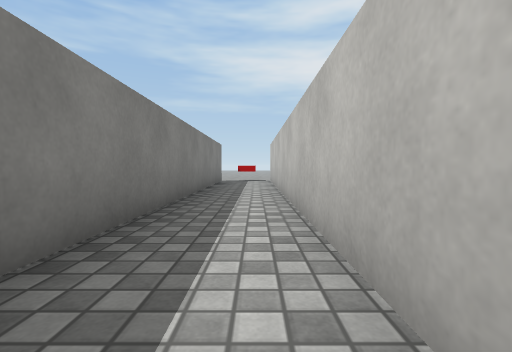
view 1 (above)

24 first-person views from a walk through a Unity game level. The camera is 0.61 m above the floor, tilts 2° down and sees 85° across. The floor is counted in squares, 1 m on a side. Each view is taken from the middle of a square. On the plan, view 1 faces up. The plan holds only what a view shows up to about 9 squares ahead; the rest is blank. The place goes on beyond the plan. The player is left out. Surface patterns are stand-ins for the level's own textures.

view 2
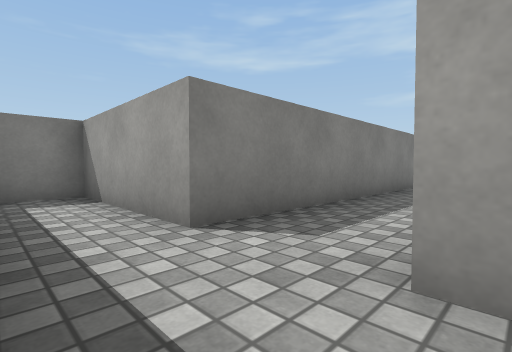

view 3
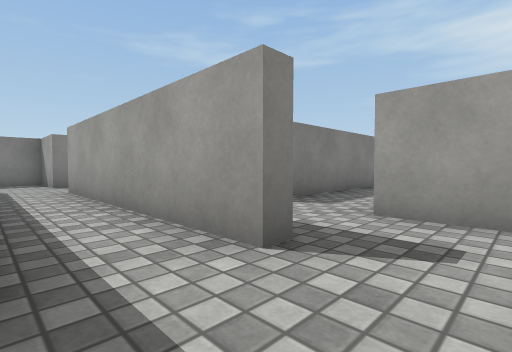

view 4
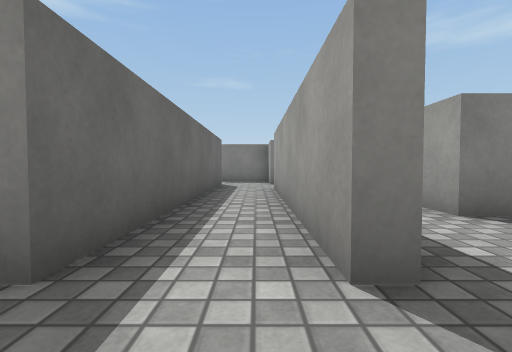

view 5
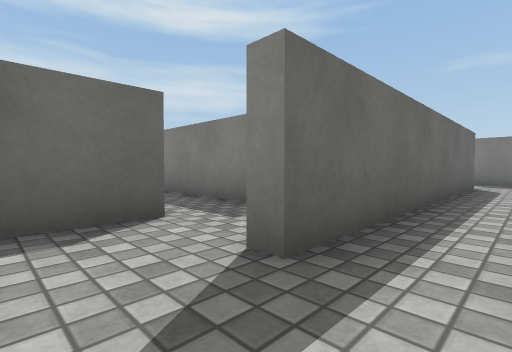

view 6
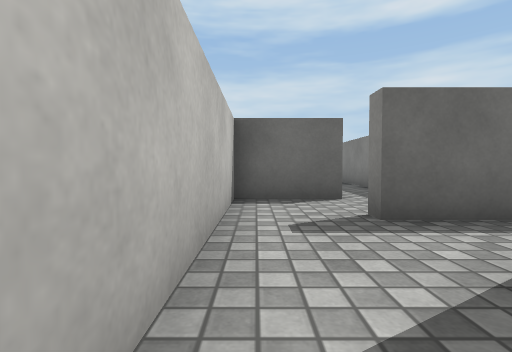

view 7
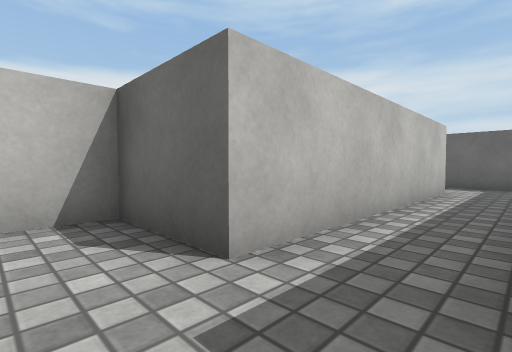

view 8
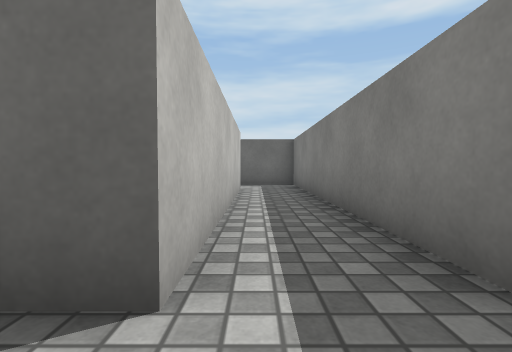

view 9
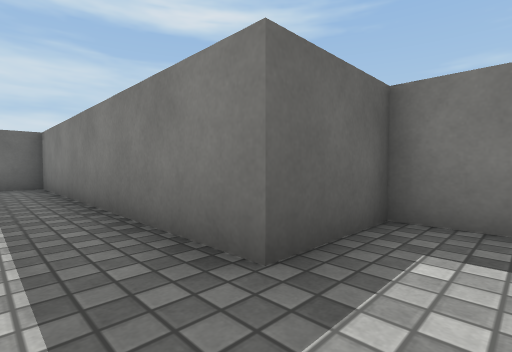

view 10
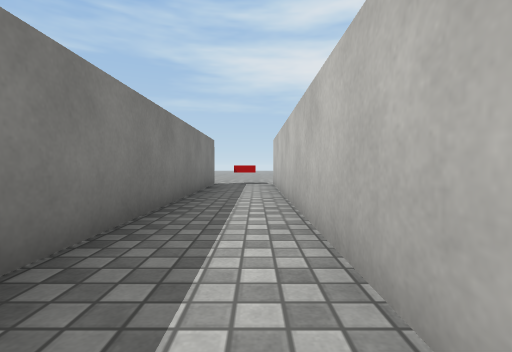

view 11
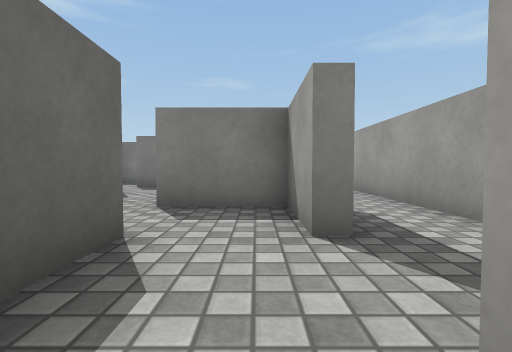

view 12
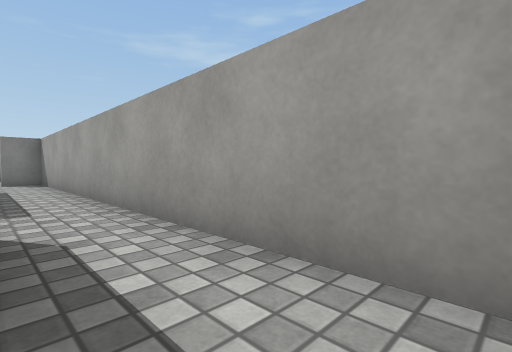

view 13
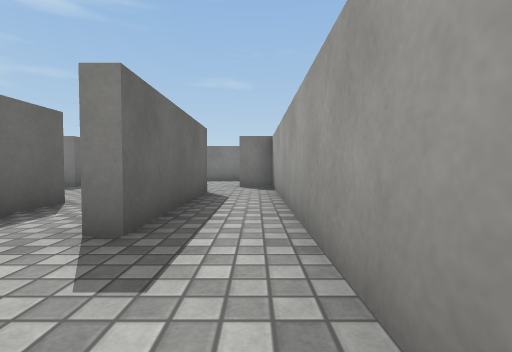

view 14
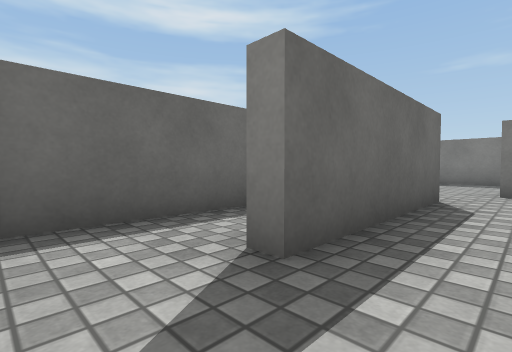

view 15
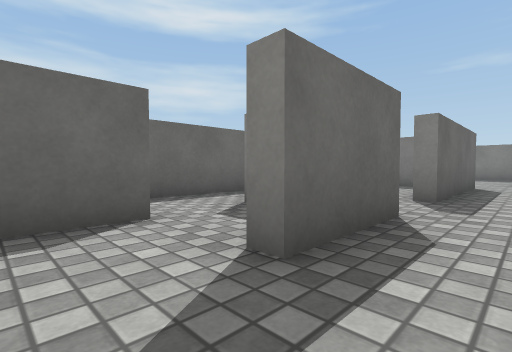

view 16
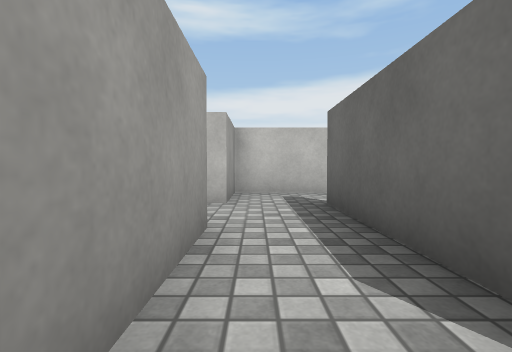

view 17
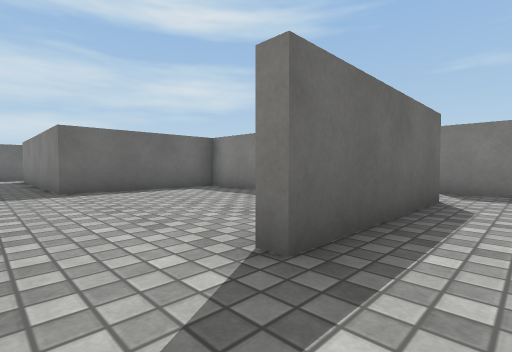

view 18
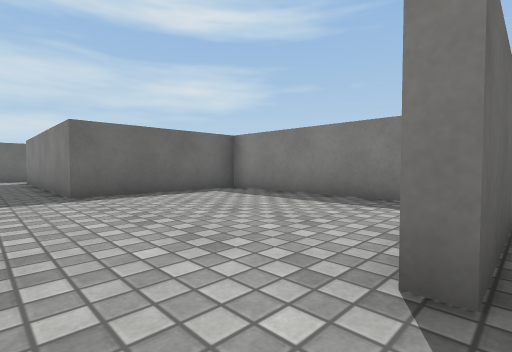

view 19
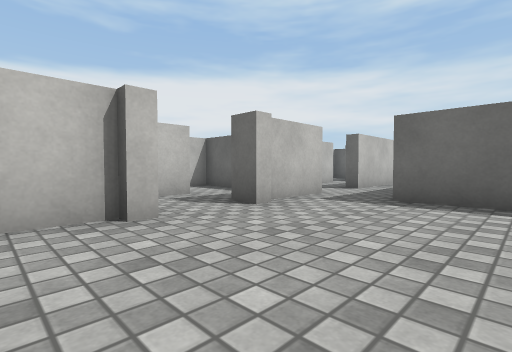

view 20
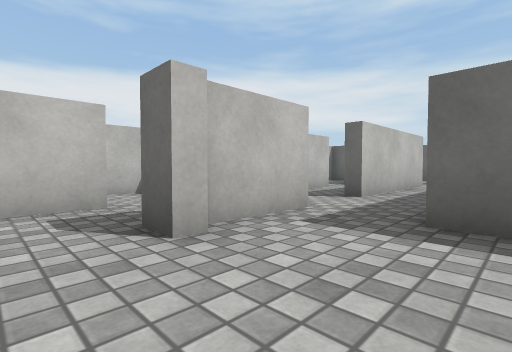

view 21
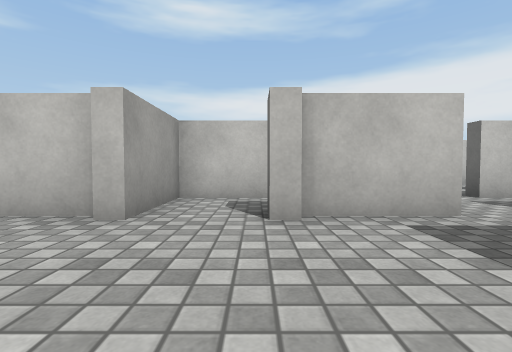

view 22
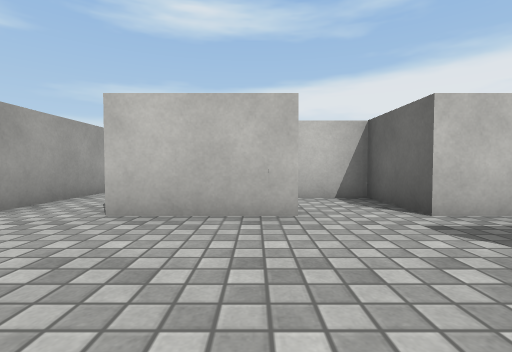

view 23
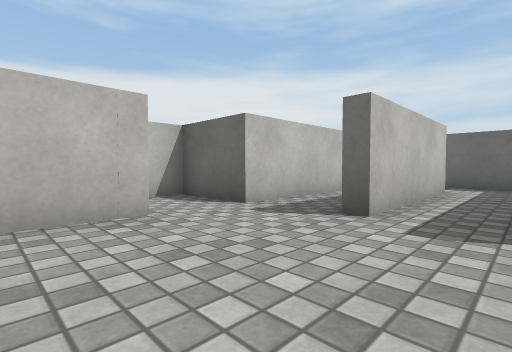

view 24
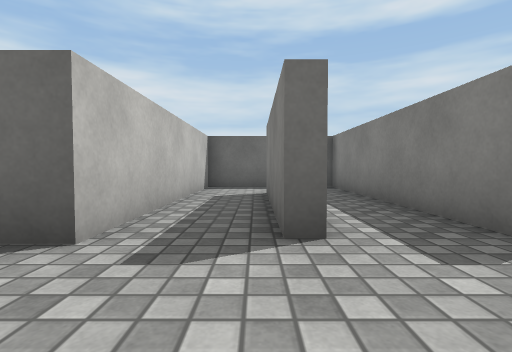

### Floor plan
Key: @ floor where view 1 was taken; # wall or solid block; . floor.
Columns run from 19 left of view 1 to 3 right of it. Each row starts with its distance up from view 1.
  7                  #..#
  6                  #..#
  5                  #..#
  4                  #..#
  3                  #..#
  2                  #..#
  1                  #..#
  0   ################.@##
 -1   #...........#.......
 -2 ....####..##..######..#
 -3 ....#.....#...........#
 -4 ....#.#####.########..#
 -5 ......#.......# #.....#
 -6 ....###.####..# ###.###
 -7 #.#.#.. #.....#   #.#
 -8 #.#.#   #.....### #.#
 -9 #.#.#   #.......# #.#
-10 #.#.#   #.....#.# #.#
-11 #...#   #.....#...#.#
-12 #####   #####.#####.#
-13             #..   #.
-14             #.... ###
-15             #.#.#
-16             #.#.#
-17             #.#.
-18             #.#

Positions as (right, up) in squares from view 1, and headings:
1: (0, 0), facing up
2: (1, -2), facing up-left
3: (2, -4), facing up-left
4: (2, -3), facing left
5: (2, -3), facing down-left
6: (2, -1), facing down
7: (-1, -5), facing down-right
8: (0, -5), facing down
9: (0, -5), facing down-left
10: (0, 2), facing up
11: (-5, -3), facing left
12: (-6, -2), facing up-left
13: (-9, -1), facing left
14: (-10, -1), facing down-left
15: (-6, -1), facing down-left
16: (-12, -5), facing right
17: (-6, -5), facing down-left
18: (-6, -6), facing down-left
19: (-9, -7), facing down-right
20: (-8, -9), facing down-right
21: (-9, -10), facing right
22: (-19, -4), facing right
23: (-19, -3), facing down-right
24: (-17, -4), facing down
